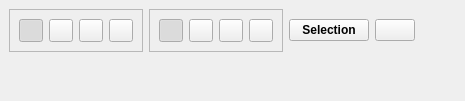
<?xml version="1.0" encoding="UTF-8"?>
<ui version="4.0">
 <class>PointSetSelection</class>
 <widget class="QDockWidget" name="PointSetSelection">
  <property name="geometry">
   <rect>
    <x>0</x>
    <y>0</y>
    <width>465</width>
    <height>101</height>
   </rect>
  </property>
  <property name="windowTitle">
   <string>Point Set Selection</string>
  </property>
  <widget class="QWidget" name="dockWidgetContents">
   <layout class="QVBoxLayout" name="verticalLayout">
    <item>
     <layout class="QHBoxLayout" name="horizontalLayout_2">
      <item>
       <widget class="QFrame" name="frame">
        <property name="toolTip">
         <string>Selection tool</string>
        </property>
        <property name="accessibleName">
         <string>Tool</string>
        </property>
        <property name="frameShape">
         <enum>QFrame::StyledPanel</enum>
        </property>
        <property name="frameShadow">
         <enum>QFrame::Raised</enum>
        </property>
        <layout class="QHBoxLayout" name="horizontalLayout_3">
         <item>
          <widget class="QToolButton" name="rectangle">
           <property name="sizePolicy">
            <sizepolicy hsizetype="Fixed" vsizetype="Fixed">
             <horstretch>0</horstretch>
             <verstretch>0</verstretch>
            </sizepolicy>
           </property>
           <property name="toolTip">
            <string>Rectangle selection</string>
           </property>
           <property name="text">
            <string/>
           </property>
           <property name="icon">
            <iconset resource="../../Polyhedron_3.qrc">
             <normaloff>:/cgal/icons/resources/pss_rectangle.png</normaloff>:/cgal/icons/resources/pss_rectangle.png</iconset>
           </property>
           <property name="checkable">
            <bool>true</bool>
           </property>
           <property name="checked">
            <bool>true</bool>
           </property>
           <property name="autoExclusive">
            <bool>true</bool>
           </property>
          </widget>
         </item>
         <item>
          <widget class="QToolButton" name="freeform">
           <property name="sizePolicy">
            <sizepolicy hsizetype="Fixed" vsizetype="Fixed">
             <horstretch>0</horstretch>
             <verstretch>0</verstretch>
            </sizepolicy>
           </property>
           <property name="toolTip">
            <string>Free form selection</string>
           </property>
           <property name="text">
            <string/>
           </property>
           <property name="icon">
            <iconset resource="../../Polyhedron_3.qrc">
             <normaloff>:/cgal/icons/resources/pss_freeform.png</normaloff>:/cgal/icons/resources/pss_freeform.png</iconset>
           </property>
           <property name="checkable">
            <bool>true</bool>
           </property>
           <property name="autoExclusive">
            <bool>true</bool>
           </property>
          </widget>
         </item>
         <item>
          <widget class="QToolButton" name="region">
           <property name="focusPolicy">
            <enum>Qt::NoFocus</enum>
           </property>
           <property name="toolTip">
            <string>Region selection</string>
           </property>
           <property name="text">
            <string/>
           </property>
           <property name="icon">
            <iconset resource="../../Polyhedron_3.qrc">
             <normaloff>:/cgal/icons/resources/pss_region.png</normaloff>:/cgal/icons/resources/pss_region.png</iconset>
           </property>
           <property name="checkable">
            <bool>true</bool>
           </property>
           <property name="autoExclusive">
            <bool>true</bool>
           </property>
          </widget>
         </item>
         <item>
          <widget class="QToolButton" name="box">
           <property name="sizePolicy">
            <sizepolicy hsizetype="Fixed" vsizetype="Fixed">
             <horstretch>0</horstretch>
             <verstretch>0</verstretch>
            </sizepolicy>
           </property>
           <property name="toolTip">
            <string>Box selection</string>
           </property>
           <property name="text">
            <string/>
           </property>
           <property name="icon">
            <iconset resource="../../Polyhedron_3.qrc">
             <normaloff>:/cgal/icons/resources/pss_box.png</normaloff>:/cgal/icons/resources/pss_box.png</iconset>
           </property>
           <property name="checkable">
            <bool>true</bool>
           </property>
           <property name="autoExclusive">
            <bool>true</bool>
           </property>
          </widget>
         </item>
        </layout>
       </widget>
      </item>
      <item>
       <widget class="QFrame" name="frame_2">
        <property name="toolTip">
         <string>Selection mode</string>
        </property>
        <property name="accessibleName">
         <string>Mode</string>
        </property>
        <property name="frameShape">
         <enum>QFrame::StyledPanel</enum>
        </property>
        <property name="frameShadow">
         <enum>QFrame::Raised</enum>
        </property>
        <layout class="QHBoxLayout" name="horizontalLayout">
         <item>
          <widget class="QToolButton" name="new_selection">
           <property name="sizePolicy">
            <sizepolicy hsizetype="Fixed" vsizetype="Fixed">
             <horstretch>0</horstretch>
             <verstretch>0</verstretch>
            </sizepolicy>
           </property>
           <property name="toolTip">
            <string>New selection</string>
           </property>
           <property name="text">
            <string/>
           </property>
           <property name="icon">
            <iconset resource="../../Polyhedron_3.qrc">
             <normaloff>:/cgal/icons/resources/pss_new.png</normaloff>:/cgal/icons/resources/pss_new.png</iconset>
           </property>
           <property name="checkable">
            <bool>true</bool>
           </property>
           <property name="checked">
            <bool>true</bool>
           </property>
           <property name="autoExclusive">
            <bool>true</bool>
           </property>
          </widget>
         </item>
         <item>
          <widget class="QToolButton" name="union_selection">
           <property name="sizePolicy">
            <sizepolicy hsizetype="Fixed" vsizetype="Fixed">
             <horstretch>0</horstretch>
             <verstretch>0</verstretch>
            </sizepolicy>
           </property>
           <property name="toolTip">
            <string>Union</string>
           </property>
           <property name="text">
            <string/>
           </property>
           <property name="icon">
            <iconset resource="../../Polyhedron_3.qrc">
             <normaloff>:/cgal/icons/resources/pss_union.png</normaloff>:/cgal/icons/resources/pss_union.png</iconset>
           </property>
           <property name="checkable">
            <bool>true</bool>
           </property>
           <property name="autoExclusive">
            <bool>true</bool>
           </property>
          </widget>
         </item>
         <item>
          <widget class="QToolButton" name="intersection">
           <property name="sizePolicy">
            <sizepolicy hsizetype="Fixed" vsizetype="Fixed">
             <horstretch>0</horstretch>
             <verstretch>0</verstretch>
            </sizepolicy>
           </property>
           <property name="toolTip">
            <string>Intersection</string>
           </property>
           <property name="text">
            <string/>
           </property>
           <property name="icon">
            <iconset resource="../../Polyhedron_3.qrc">
             <normaloff>:/cgal/icons/resources/pss_inter.png</normaloff>:/cgal/icons/resources/pss_inter.png</iconset>
           </property>
           <property name="checkable">
            <bool>true</bool>
           </property>
           <property name="autoExclusive">
            <bool>true</bool>
           </property>
          </widget>
         </item>
         <item>
          <widget class="QToolButton" name="diff">
           <property name="sizePolicy">
            <sizepolicy hsizetype="Fixed" vsizetype="Fixed">
             <horstretch>0</horstretch>
             <verstretch>0</verstretch>
            </sizepolicy>
           </property>
           <property name="toolTip">
            <string>Difference</string>
           </property>
           <property name="text">
            <string/>
           </property>
           <property name="icon">
            <iconset resource="../../Polyhedron_3.qrc">
             <normaloff>:/cgal/icons/resources/pss_diff.png</normaloff>:/cgal/icons/resources/pss_diff.png</iconset>
           </property>
           <property name="checkable">
            <bool>true</bool>
           </property>
           <property name="autoExclusive">
            <bool>true</bool>
           </property>
          </widget>
         </item>
        </layout>
       </widget>
      </item>
      <item>
       <widget class="QPushButton" name="menu">
        <property name="font">
         <font>
          <weight>75</weight>
          <bold>true</bold>
         </font>
        </property>
        <property name="text">
         <string>Selection</string>
        </property>
       </widget>
      </item>
      <item>
       <widget class="QPushButton" name="helpButton">
        <property name="text">
         <string/>
        </property>
        <property name="icon">
         <iconset resource="../../Polyhedron_3.qrc">
          <normaloff>:/cgal/icons/resources/help_button.png</normaloff>:/cgal/icons/resources/help_button.png</iconset>
        </property>
        <property name="iconSize">
         <size>
          <width>16</width>
          <height>16</height>
         </size>
        </property>
        <property name="flat">
         <bool>false</bool>
        </property>
       </widget>
      </item>
      <item>
       <spacer name="horizontalSpacer">
        <property name="orientation">
         <enum>Qt::Horizontal</enum>
        </property>
        <property name="sizeHint" stdset="0">
         <size>
          <width>40</width>
          <height>20</height>
         </size>
        </property>
       </spacer>
      </item>
     </layout>
    </item>
    <item>
     <spacer name="verticalSpacer">
      <property name="orientation">
       <enum>Qt::Vertical</enum>
      </property>
      <property name="sizeHint" stdset="0">
       <size>
        <width>20</width>
        <height>50</height>
       </size>
      </property>
     </spacer>
    </item>
   </layout>
  </widget>
 </widget>
 <resources>
  <include location="../../Polyhedron_3.qrc"/>
  <include location="../../Polyhedron_3.qrc"/>
  <include location="../../Polyhedron_3.qrc"/>
  <include location="../../Polyhedron_3.qrc"/>
 </resources>
 <connections/>
</ui>
